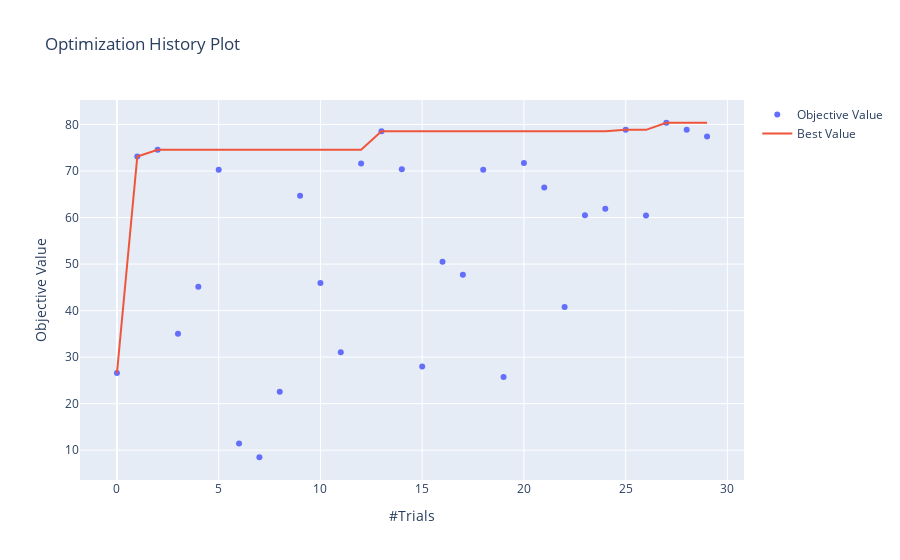

Source (notebook cell):
### Code cell
plot_optimization_history(study)

### Figure 1 — Plotly figure (JSON) as saved in the notebook; plotly's stock layout.template omitted (floating-point values rounded to 4 significant figures)
{"data": [{"mode": "markers", "name": "Objective Value", "type": "scatter", "x": [0, 1, 2, 3, 4, 5, 6, 7, 8, 9, 10, 11, 12, 13, 14, 15, 16, 17, 18, 19, 20, 21, 22, 23, 24, 25, 26, 27, 28, 29], "y": [26.57, 73.14, 74.57, 35.05, 45.14, 70.29, 11.43, 8.48, 22.57, 64.67, 45.91, 31.05, 71.62, 78.57, 70.38, 28.0, 50.48, 47.71, 70.29, 25.71, 71.72, 66.48, 40.76, 60.48, 61.91, 78.86, 60.47, 80.38, 78.86, 77.43]}, {"name": "Best Value", "type": "scatter", "x": [0, 1, 2, 3, 4, 5, 6, 7, 8, 9, 10, 11, 12, 13, 14, 15, 16, 17, 18, 19, 20, 21, 22, 23, 24, 25, 26, 27, 28, 29], "y": [26.57, 73.14, 74.57, 74.57, 74.57, 74.57, 74.57, 74.57, 74.57, 74.57, 74.57, 74.57, 74.57, 78.57, 78.57, 78.57, 78.57, 78.57, 78.57, 78.57, 78.57, 78.57, 78.57, 78.57, 78.57, 78.86, 78.86, 80.38, 80.38, 80.38]}], "layout": {"title": {"text": "Optimization History Plot"}, "xaxis": {"title": {"text": "#Trials"}}, "yaxis": {"title": {"text": "Objective Value"}}}}
